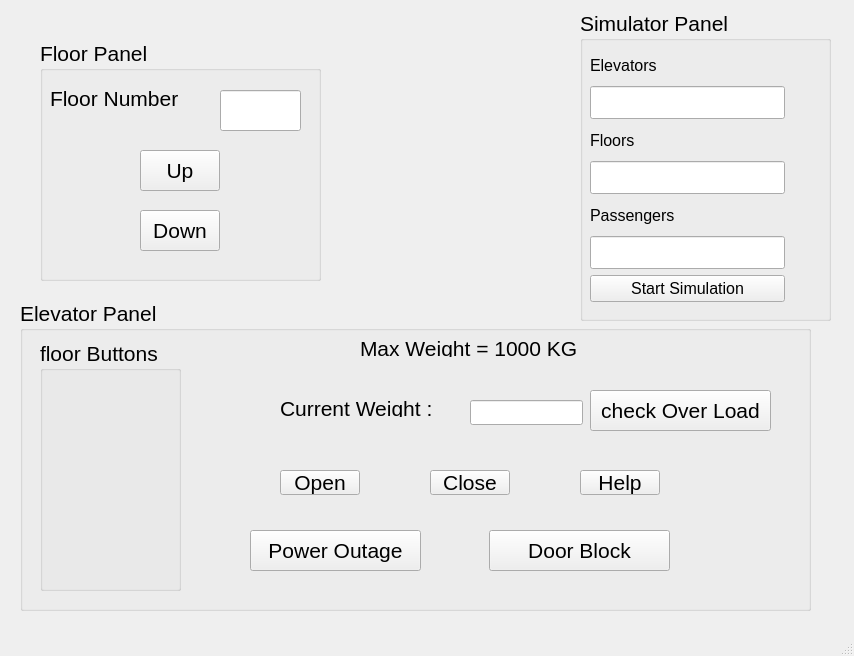
<?xml version="1.0" encoding="UTF-8"?>
<ui version="4.0">
 <class>MainWindow</class>
 <widget class="QMainWindow" name="MainWindow">
  <property name="geometry">
   <rect>
    <x>0</x>
    <y>0</y>
    <width>854</width>
    <height>656</height>
   </rect>
  </property>
  <property name="windowTitle">
   <string>MainWindow</string>
  </property>
  <widget class="QWidget" name="centralwidget">
   <widget class="QGroupBox" name="groupBox">
    <property name="geometry">
     <rect>
      <x>580</x>
      <y>10</y>
      <width>251</width>
      <height>311</height>
     </rect>
    </property>
    <property name="font">
     <font>
      <pointsize>16</pointsize>
     </font>
    </property>
    <property name="title">
     <string>Simulator Panel</string>
    </property>
    <widget class="QWidget" name="layoutWidget">
     <property name="geometry">
      <rect>
       <x>10</x>
       <y>40</y>
       <width>195</width>
       <height>252</height>
      </rect>
     </property>
     <layout class="QVBoxLayout" name="verticalLayout">
      <item>
       <widget class="QLabel" name="label_3">
        <property name="font">
         <font>
          <pointsize>12</pointsize>
         </font>
        </property>
        <property name="text">
         <string>Elevators</string>
        </property>
       </widget>
      </item>
      <item>
       <widget class="QLineEdit" name="lineEdit_elevators"/>
      </item>
      <item>
       <widget class="QLabel" name="label_2">
        <property name="font">
         <font>
          <pointsize>12</pointsize>
         </font>
        </property>
        <property name="text">
         <string>Floors</string>
        </property>
       </widget>
      </item>
      <item>
       <widget class="QLineEdit" name="lineEdit_floors"/>
      </item>
      <item>
       <widget class="QLabel" name="label">
        <property name="font">
         <font>
          <pointsize>12</pointsize>
         </font>
        </property>
        <property name="text">
         <string>Passengers</string>
        </property>
       </widget>
      </item>
      <item>
       <widget class="QLineEdit" name="lineEdit_passenges"/>
      </item>
      <item>
       <widget class="QPushButton" name="pushButton_simulation">
        <property name="font">
         <font>
          <pointsize>12</pointsize>
         </font>
        </property>
        <property name="text">
         <string>Start Simulation</string>
        </property>
       </widget>
      </item>
     </layout>
    </widget>
   </widget>
   <widget class="QGroupBox" name="groupBox_2">
    <property name="geometry">
     <rect>
      <x>20</x>
      <y>300</y>
      <width>791</width>
      <height>311</height>
     </rect>
    </property>
    <property name="font">
     <font>
      <pointsize>16</pointsize>
     </font>
    </property>
    <property name="title">
     <string>Elevator Panel</string>
    </property>
    <widget class="QGroupBox" name="groupBox_3">
     <property name="geometry">
      <rect>
       <x>20</x>
       <y>40</y>
       <width>141</width>
       <height>251</height>
      </rect>
     </property>
     <property name="title">
      <string>floor Buttons</string>
     </property>
     <widget class="QWidget" name="verticalLayoutWidget">
      <property name="geometry">
       <rect>
        <x>0</x>
        <y>30</y>
        <width>141</width>
        <height>221</height>
       </rect>
      </property>
      <layout class="QVBoxLayout" name="verticalLayout_2"/>
     </widget>
    </widget>
    <widget class="QLabel" name="label_4">
     <property name="geometry">
      <rect>
       <x>340</x>
       <y>40</y>
       <width>241</width>
       <height>17</height>
      </rect>
     </property>
     <property name="text">
      <string>Max Weight = 1000 KG</string>
     </property>
    </widget>
    <widget class="QLabel" name="label_5">
     <property name="geometry">
      <rect>
       <x>260</x>
       <y>100</y>
       <width>161</width>
       <height>17</height>
      </rect>
     </property>
     <property name="text">
      <string>Current Weight :</string>
     </property>
    </widget>
    <widget class="QLineEdit" name="lineEdit">
     <property name="geometry">
      <rect>
       <x>450</x>
       <y>100</y>
       <width>113</width>
       <height>25</height>
      </rect>
     </property>
    </widget>
    <widget class="QPushButton" name="pushButton">
     <property name="geometry">
      <rect>
       <x>260</x>
       <y>170</y>
       <width>80</width>
       <height>25</height>
      </rect>
     </property>
     <property name="text">
      <string>Open</string>
     </property>
    </widget>
    <widget class="QPushButton" name="pushButton_2">
     <property name="geometry">
      <rect>
       <x>410</x>
       <y>170</y>
       <width>80</width>
       <height>25</height>
      </rect>
     </property>
     <property name="text">
      <string>Close</string>
     </property>
    </widget>
    <widget class="QPushButton" name="pushButton_3">
     <property name="geometry">
      <rect>
       <x>560</x>
       <y>170</y>
       <width>80</width>
       <height>25</height>
      </rect>
     </property>
     <property name="text">
      <string>Help</string>
     </property>
    </widget>
    <widget class="QPushButton" name="pushButton_4">
     <property name="geometry">
      <rect>
       <x>230</x>
       <y>230</y>
       <width>171</width>
       <height>41</height>
      </rect>
     </property>
     <property name="text">
      <string>Power Outage</string>
     </property>
    </widget>
    <widget class="QPushButton" name="pushButton_5">
     <property name="geometry">
      <rect>
       <x>570</x>
       <y>90</y>
       <width>181</width>
       <height>41</height>
      </rect>
     </property>
     <property name="text">
      <string>check Over Load</string>
     </property>
    </widget>
    <widget class="QPushButton" name="pushButton_6">
     <property name="geometry">
      <rect>
       <x>469</x>
       <y>230</y>
       <width>181</width>
       <height>41</height>
      </rect>
     </property>
     <property name="text">
      <string>Door Block</string>
     </property>
    </widget>
   </widget>
   <widget class="QGroupBox" name="groupBox_4">
    <property name="geometry">
     <rect>
      <x>40</x>
      <y>40</y>
      <width>281</width>
      <height>241</height>
     </rect>
    </property>
    <property name="font">
     <font>
      <pointsize>16</pointsize>
     </font>
    </property>
    <property name="title">
     <string>Floor Panel</string>
    </property>
    <widget class="QLabel" name="label_6">
     <property name="geometry">
      <rect>
       <x>10</x>
       <y>50</y>
       <width>151</width>
       <height>17</height>
      </rect>
     </property>
     <property name="text">
      <string>Floor Number</string>
     </property>
    </widget>
    <widget class="QLineEdit" name="lineEdit_floorNum">
     <property name="geometry">
      <rect>
       <x>180</x>
       <y>50</y>
       <width>81</width>
       <height>41</height>
      </rect>
     </property>
    </widget>
    <widget class="QPushButton" name="UP">
     <property name="geometry">
      <rect>
       <x>100</x>
       <y>110</y>
       <width>80</width>
       <height>41</height>
      </rect>
     </property>
     <property name="text">
      <string>Up</string>
     </property>
    </widget>
    <widget class="QPushButton" name="DOWN">
     <property name="geometry">
      <rect>
       <x>100</x>
       <y>170</y>
       <width>80</width>
       <height>41</height>
      </rect>
     </property>
     <property name="text">
      <string>Down</string>
     </property>
    </widget>
   </widget>
  </widget>
  <widget class="QMenuBar" name="menubar">
   <property name="geometry">
    <rect>
     <x>0</x>
     <y>0</y>
     <width>854</width>
     <height>22</height>
    </rect>
   </property>
  </widget>
  <widget class="QStatusBar" name="statusbar"/>
 </widget>
 <resources/>
 <connections/>
</ui>
